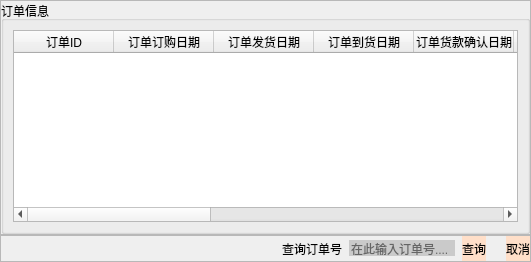
                   <widget class="QWidget" name="all">
                    <attribute name="title">
                     <string>所有订单</string>
                    </attribute>
                    <layout class="QVBoxLayout" name="verticalLayout_5">
                     <property name="spacing">
                      <number>0</number>
                     </property>
                     <property name="leftMargin">
                      <number>0</number>
                     </property>
                     <property name="topMargin">
                      <number>0</number>
                     </property>
                     <property name="rightMargin">
                      <number>0</number>
                     </property>
                     <property name="bottomMargin">
                      <number>0</number>
                     </property>
                     <item>
                      <widget class="QFrame" name="frame_6">
                       <property name="frameShape">
                        <enum>QFrame::StyledPanel</enum>
                       </property>
                       <property name="frameShadow">
                        <enum>QFrame::Raised</enum>
                       </property>
                       <layout class="QVBoxLayout" name="verticalLayout_6">
                        <property name="spacing">
                         <number>0</number>
                        </property>
                        <property name="leftMargin">
                         <number>0</number>
                        </property>
                        <property name="topMargin">
                         <number>0</number>
                        </property>
                        <property name="rightMargin">
                         <number>0</number>
                        </property>
                        <property name="bottomMargin">
                         <number>0</number>
                        </property>
                        <item>
                         <widget class="QGroupBox" name="groupBox_3">
                          <property name="title">
                           <string>订单信息</string>
                          </property>
                          <layout class="QHBoxLayout" name="horizontalLayout_13">
                           <item>
                            <widget class="QTableWidget" name="table2D">
                             <column>
                              <property name="text">
                               <string>订单ID</string>
                              </property>
                             </column>
                             <column>
                              <property name="text">
                               <string>订单订购日期</string>
                              </property>
                             </column>
                             <column>
                              <property name="text">
                               <string>订单发货日期</string>
                              </property>
                             </column>
                             <column>
                              <property name="text">
                               <string>订单到货日期</string>
                              </property>
                             </column>
                             <column>
                              <property name="text">
                               <string>订单货款确认日期</string>
                              </property>
                             </column>
                             <column>
                              <property name="text">
                               <string>订单运货费</string>
                              </property>
                             </column>
                             <column>
                              <property name="text">
                               <string>订单货主名称</string>
                              </property>
                             </column>
                             <column>
                              <property name="text">
                               <string>订单货主详细地址</string>
                              </property>
                             </column>
                             <column>
                              <property name="text">
                               <string>订单货主所在国家</string>
                              </property>
                             </column>
                             <column>
                              <property name="text">
                               <string>订单货主所在城市</string>
                              </property>
                             </column>
                             <column>
                              <property name="text">
                               <string>订单货主所在地区</string>
                              </property>
                             </column>
                             <column>
                              <property name="text">
                               <string>订单货主所在地邮政编码</string>
                              </property>
                             </column>
                             <column>
                              <property name="text">
                               <string>订单折扣</string>
                              </property>
                             </column>
                            </widget>
                           </item>
                          </layout>
                         </widget>
                        </item>
                       </layout>
                      </widget>
                     </item>
                     <item>
                      <widget class="QFrame" name="frame_5">
                       <property name="frameShape">
                        <enum>QFrame::StyledPanel</enum>
                       </property>
                       <property name="frameShadow">
                        <enum>QFrame::Raised</enum>
                       </property>
                       <layout class="QHBoxLayout" name="horizontalLayout_12">
                        <property name="spacing">
                         <number>7</number>
                        </property>
                        <property name="leftMargin">
                         <number>0</number>
                        </property>
                        <property name="topMargin">
                         <number>0</number>
                        </property>
                        <property name="rightMargin">
                         <number>0</number>
                        </property>
                        <property name="bottomMargin">
                         <number>0</number>
                        </property>
                        <item>
                         <spacer name="horizontalSpacer_2">
                          <property name="orientation">
                           <enum>Qt::Horizontal</enum>
                          </property>
                          <property name="sizeHint" stdset="0">
                           <size>
                            <width>281</width>
                            <height>20</height>
                           </size>
                          </property>
                         </spacer>
                        </item>
                        <item>
                         <widget class="QLabel" name="label_3">
                          <property name="text">
                           <string>查询订单号</string>
                          </property>
                         </widget>
                        </item>
                        <item>
                         <widget class="QLineEdit" name="text2Dsearchall">
                          <property name="styleSheet">
                           <string notr="true">border-radius:50px;
background-color: rgba(0,0,0,40);</string>
                          </property>
                          <property name="placeholderText">
                           <string>在此输入订单号....</string>
                          </property>
                         </widget>
                        </item>
                        <item>
                         <layout class="QHBoxLayout" name="horizontalLayout_14">
                          <property name="spacing">
                           <number>20</number>
                          </property>
                          <item>
                           <widget class="QPushButton" name="button2Dsearchall">
                            <property name="minimumSize">
                             <size>
                              <width>0</width>
                              <height>25</height>
                             </size>
                            </property>
                            <property name="baseSize">
                             <size>
                              <width>0</width>
                              <height>0</height>
                             </size>
                            </property>
                            <property name="cursor">
                             <cursorShape>PointingHandCursor</cursorShape>
                            </property>
                            <property name="styleSheet">
                             <string notr="true">QPushButton {
        background-color: rgb(255, 223, 201);
		border-radius:50px;
    }
    QPushButton:pressed {
        background-color: darkgray;
    }</string>
                            </property>
                            <property name="text">
                             <string>查询</string>
                            </property>
                           </widget>
                          </item>
                          <item>
                           <widget class="QPushButton" name="button2Dsacancel">
                            <property name="minimumSize">
                             <size>
                              <width>0</width>
                              <height>25</height>
                             </size>
                            </property>
                            <property name="cursor">
                             <cursorShape>PointingHandCursor</cursorShape>
                            </property>
                            <property name="styleSheet">
                             <string notr="true">QPushButton {
        background-color: rgb(255, 223, 201);
		border-radius:50px;
    }
    QPushButton:pressed {
        background-color: darkgray;
    }</string>
                            </property>
                            <property name="text">
                             <string>取消</string>
                            </property>
                           </widget>
                          </item>
                         </layout>
                        </item>
                       </layout>
                      </widget>
                     </item>
                    </layout>
                   </widget>
